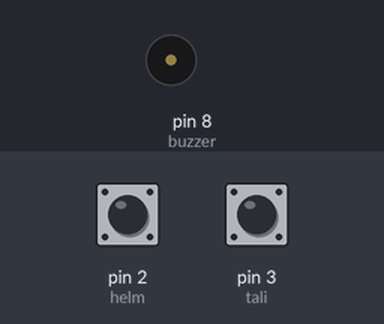
The sketch below on a simulated Arduino Uno, built with avr-gcc and run on an emulated ATmega328P. Shown: buzzer (waves = sounding). Inputs (shaded band) come from the test bench; at power-on: pin 2 (helm) HIGH, pin 3 (tali) HIGH.

Above: at 1.2 s.
1.3 s: pin 2 (helm) pulled LOW for 0.15 s
At 2.4 s:
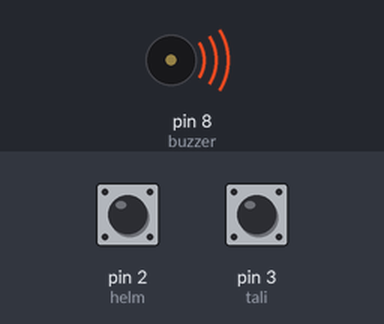
Timing chart, 0 to 10.0 s (numbered marks = the images above; inputs shaded):
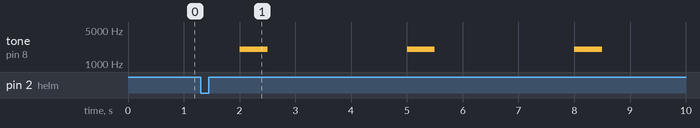

The sketch:

HelmOnly.ino
```cpp
#define buzzer 8
#define tali 3
#define helm 2

volatile boolean beeping;
unsigned long lastBuzzerMillis;

void setup() {
  pinMode(buzzer, OUTPUT);
  pinMode(tali, INPUT_PULLUP);
  pinMode(helm, INPUT_PULLUP);
  attachInterrupt(digitalPinToInterrupt(tali),change,CHANGE);
  attachInterrupt(digitalPinToInterrupt(helm),change,CHANGE);
}

void loop() {
  if(beeping) {
    if((millis() - lastBuzzerMillis) > 2000) {
      tone(buzzer,2000);
      delay(500);
      noTone(buzzer);
      delay(500);
      lastBuzzerMillis = millis();
    }
  }
}

void change() {
  if((digitalRead(tali) == LOW) && (digitalRead(helm) == LOW)) {
    beeping = 0;
  }
  else {
    beeping = 1;
  }
}
```

Measured:
- after the input at 1.3 s, tone on pin 8 (buzzer): alternates 2000 Hz for 0.50 s and silent for 2.5 s, starting after 0.70 s
